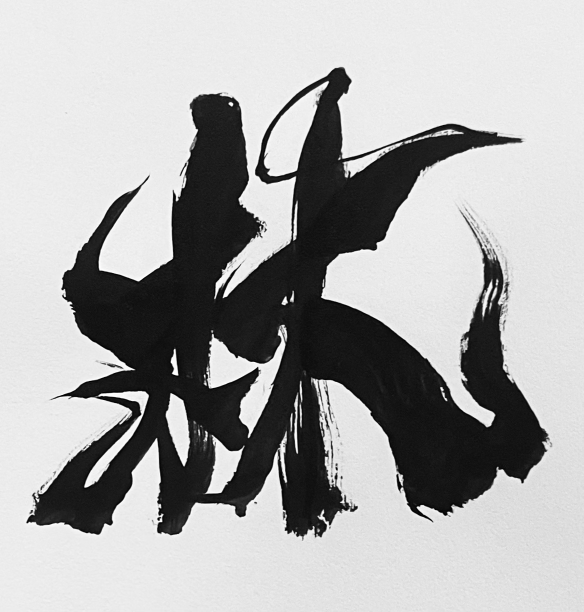
#> input picture TW_FN200/林.png, 1167 x 1223 px, found by its file name (shown at 1/2 size)
$ python pixelartMAXXX.py
#> lines starting #> are read from the running program, lines starting #| are printed output that depends on the picture
import cv2
from PIL import Image

#Function to convert image to trasnparent
def convertImage(img):
    img = Image.open(img)
    img = img.convert("RGBA")

    datas = img.getdata()

    newData = []

    for item in datas:
        # print(item)
        if item[0] == 255 and item[1] == 255 and item[2] == 255:
            newData.append((255, 255, 255, 0))
        else:
            newData.append(item)
            # print(item)

    img.putdata(newData)
    img.save("./New.png", "PNG")
    print("Successful")


# Input image
input = cv2.imread('/Users/taisho/Desktop/Soyamax/TW_FN200/林.png')
#> input is the input picture: shape (1223, 1167, 3); min 0, max 255, mean 169.9

# Get input size
height, width = input.shape[:2]
#> height = 1223; width = 1167

# Desired "pixelated" size
w, h = (80, 80)

# Resize input to "pixelated" size
temp = cv2.resize(input, (w, h), interpolation=cv2.INTER_LINEAR)
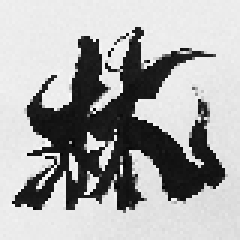
#> temp: shape (80, 80, 3) (shown 3 times larger); min 2, max 254, mean 169.9

# Initialize output image
output = cv2.resize(temp, (width, height), interpolation=cv2.INTER_NEAREST)
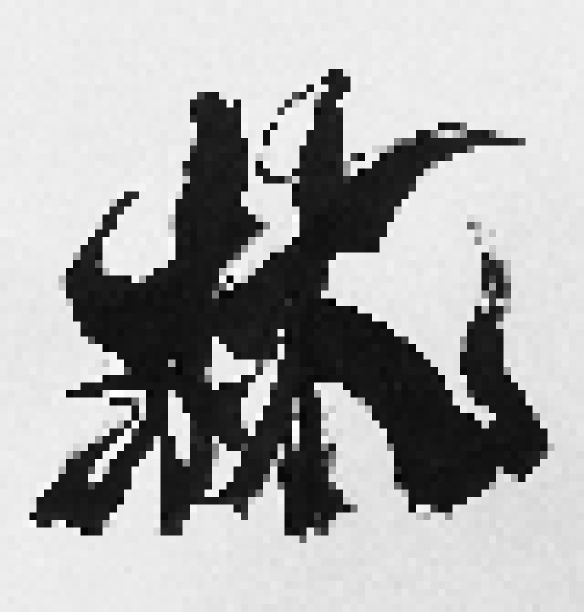
#> output: shape (1223, 1167, 3) (shown at 1/2 size); min 2, max 254, mean 170


cv2.imshow('Input', input)
cv2.imshow('Output', output)
cv2.imwrite('/Users/taisho/Desktop/Soyamax/process/cheng.png', output)
img = '/Users/taisho/Desktop/Soyamax/cheng.png'
convertImage(img)
#> (the run stopped early here; a loop or call above may not have finished)
